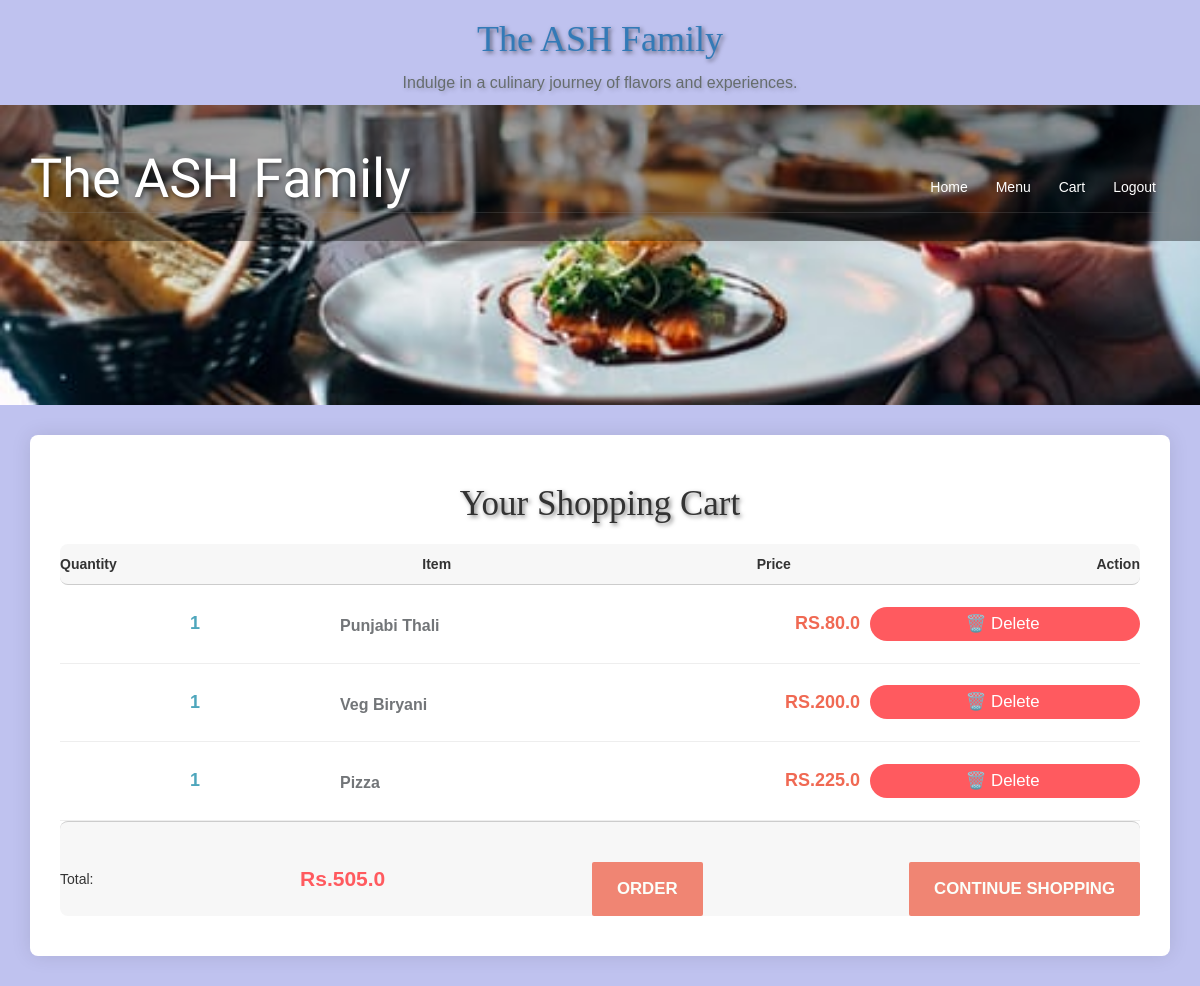
The page /cart/ (signed in) on the database its author committed.
### hotel/models.py (models this page shows, shortened)
class Cart(models.Model):
    quantity = models.IntegerField(default=1)
    food = models.ForeignKey(Food, on_delete=models.CASCADE)
    user = models.ForeignKey(User, on_delete=models.CASCADE)

class Food(models.Model):
    INDIAN = 'Indian Food'
    SOUTH = 'South Food'
    GUJARATI = 'Gujarati Food'
    PUNJABI = 'Punjabi Food'
    FAST = 'Fast Food'
    COURSE_CHOICES = (
        (INDIAN, 'Indian Food'),
        (SOUTH, 'South Food'),
        (GUJARATI, 'Gujarati Food'),
        (PUNJABI, 'Punjabi Food'),
        (FAST, 'Fast Food'),
    )
    DISABLED = 'Disabled'
    ENABLED = 'Enabled'
    STATUS_CHOICES = (
        (DISABLED, 'Disabled'),
        (ENABLED, 'Enabled'),
    )
    name = models.CharField(max_length=250)
    course = models.CharField(max_length=50, choices=COURSE_CHOICES, default=INDIAN)
    status = models.CharField(max_length=50, choices=STATUS_CHOICES, default=ENABLED)
    content_description = models.TextField()
    base_price = models.FloatField()
    sale_price = models.FloatField(default=base_price)
    discount = models.DecimalField(default=0, decimal_places=2, max_digits=5)
    image = models.FileField(blank=True, null=True)
    num_order = models.IntegerField(default=0)

### hotel/views.py (the view)
# urls.py: path('cart/', views.cart, name='cart'),  # Cart page
@login_required
def cart(request):
    user = User.objects.get(id=request.user.id)
    items = Cart.objects.filter(user=user)
    total = 0
    for item in items:
        total += item.food.sale_price
    return render(request, 'cart.html', {'items': items, 'total':total})

### hotel/templates/cart.html (shortened to what this page needs)
{% load static %}
{% include "includes/landing_top.html" %}
{% load mathfilters %}
<body>
  <div class="bg-img">
    {% include "includes/banner1.html" %}
  </div>
  <div class="container">
    <div class="cart-container">
      <h1 class="cart-heading">Your Shopping Cart</h1>
      <ul class="cart-items">
        <li class="cart-item-heading">
          <span>Quantity</span>
          <span>Item</span>
          <span>Price</span>
          <span>Action</span>
        </li>
        {% for item in items %}
        <li class="cart-item">
          <span class="quantity">{{ item.quantity }}</span>
          <span class="itemName">{{ item.food.name }}</span>
          <span class="price">Rs.{{ item.food.sale_price|mul:item.quantity }}</span>
          <span class="delete-button">
            <a href="{% url 'hotel:delete_item' item.id %}">🗑️ Delete</a>
          </span>
        </li>
        {% endfor %}
        <li class="cart-item-total">
          <span>Total:</span>
          <span class="total-price">Rs.{{ total }}</span>
          {% if total > 0 %}
           <span class="order"><a class="order-link" href="{% url 'hotel:payment_page' %}">Order</a></span>
         {% else %}
           <span class="order-link disabled">Order</span>
         {% endif %}
          <span class="order"><a class="continue-shopping-link" href="{% url 'hotel:menu' %}">Continue Shopping </a></span>
        </li>
      </ul>
    </div>
  </div>
</body>

### hotel/static/assets/css/custom.css (style rules this page uses)
body { font-size: 14px; font-family: 'Arial', sans-serif; background-color: #f2f6f9; margin: 0; }
.itemName { color: #727578; font-size: 16px; font-weight: bold; text-transform: uppercase; margin-top: 5px; }
.quantity { color: #4ea6bc; font-size: 18px; font-weight: bold; text-transform: uppercase; }
.price { color: #f06953; font-size: 18px; font-weight: bold; text-transform: uppercase; }
.order a { background-color: #f08573; color: #fbfffa; font-weight: bold; border-radius: 2px; padding: 15px 25px; text-transform: uppercase; }

### hotel/templates/includes/landing_top.html (style rules this page uses)
body { font-family: 'Roboto Condensed', sans-serif; color: #333; background-color: #f7f7f7; }
h1, h2, h3, h4, h5, h6 { font-family: 'Cinzel Decorative', cursive; color: #1e90ff; }
h1 { text-align: center; text-shadow: 2px 2px 4px rgba(0, 0, 0, 0.5); }

### hotel/templates/cart.html (style rules this page uses)
body { font-family: 'Arial', sans-serif; background-color: #f4f4f4; color: #333; margin: 0; padding: 0; }
.bg-img { height: 300px; background-size: cover; background-position: center; }
.container { padding-top: 30px; }
.cart-container { background-color: #fff; border-radius: 8px; box-shadow: 0 0 20px rgba(0, 0, 0, 0.1); padding: 30px; margin-bottom: 30px; }
.cart-heading { font-size: 2.5em; margin-bottom: 20px; text-align: center; color: #333; }
.cart-items { list-style: none; padding: 0; }
.cart-item-heading { font-weight: bold; border-bottom: 1px solid #ccc; padding: 10px 0; display: flex; justify-content: space-between; align-items: center; background-color: #f7f7f7; border-radius: 8px; }
.cart-item { border-bottom: 1px solid #eee; padding: 15px 0; display: flex; justify-content: space-between; align-items: center; }
.quantity, .itemName, .price, .delete-button { width: 25%; padding: 10px; }
.quantity { text-align: center; }
.itemName { text-transform: capitalize; }
.price { text-align: right; }
.delete-button { text-align: center; background-color: #ff5a5f; color: #fff; border: none; padding: 5px 10px; border-radius: 20px; cursor: pointer; transition: background-color 0.3s ease; display: flex; align-items: center; justify-content: center; }
.delete-button a { text-decoration: none; color: #fff; font-size: 1.2em; margin-right: 5px; }
.cart-item-total { border-top: 1px solid #ccc; padding-top: 20px; display: flex; justify-content: space-between; align-items: center; background-color: #f7f7f7; border-radius: 8px; }
.total-price { font-size: 1.5em; font-weight: bold; color: #ff5a5f; }
.order-link, .continue-shopping-link { display: block; margin-top: 20px; text-decoration: none; padding: 15px 30px; border-radius: 5px; color: #fff; text-align: center; transition: background-color 0.3s ease; font-size: 1.2em; }
.order-link { background-color: #ff5a5f; }
.continue-shopping-link { background-color: #333; }

### rows shown on the page
Cart: quantity "1", food.name "Punjabi Thali", food.sale_price|mul "80.0"
Cart: quantity "1", food.name "Veg Biryani", food.sale_price|mul "200.0"
Cart: quantity "1", food.name "Pizza", food.sale_price|mul "225.0"

### other values the page prints
{{ total }} "505.0"
